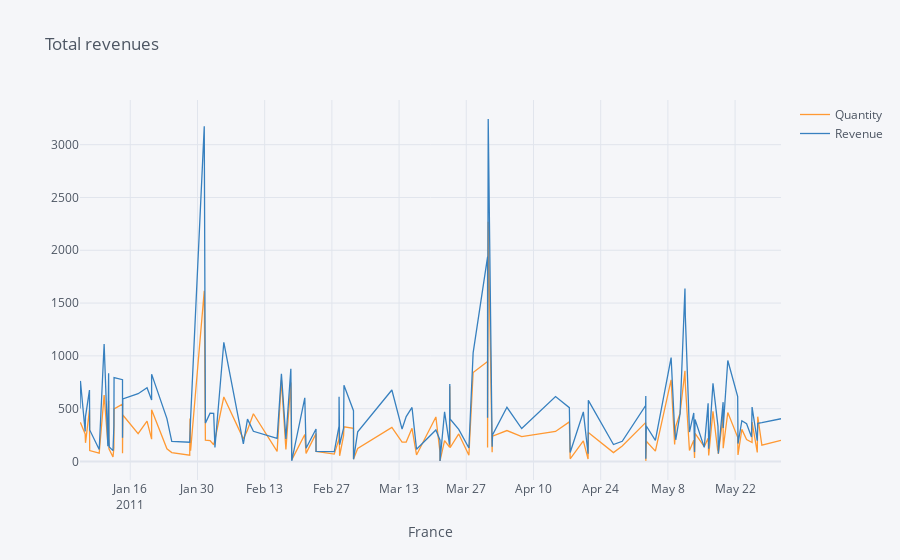

Here is the notebook cell this chart was saved with:
### Code cell
dfrance.iplot(kind='line', xTitle='France', title='Total quantities & revenues in France')
